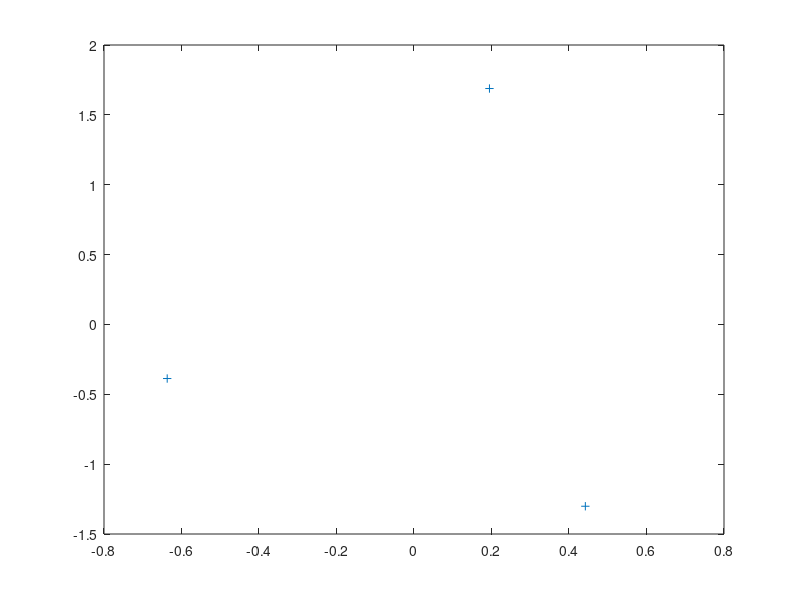

Here is the MATLAB script that generated this plot:
x = ([ 1 3 4; 1 2 1])
xxt= x*x'
e=ones(3,1)
xm = x*(eye(3)-((e*e')/3))

[u v] = eig(xm*xm')
A1 = u(:,1:2)'*xm
plot(A1(1,:),A1(2,:),'+')